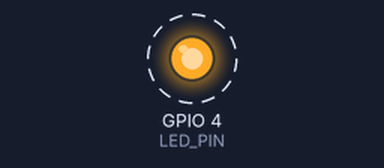
A sketch run on a simulated ESP32. Shown: output pins drawn as LEDs (lit = HIGH). Dashed ring = blinking. What the sketch prints to the serial monitor is not drawn.

Above: at 0.5 s.
Timing chart, 0 to 4.6 s (numbered marks = the images above):
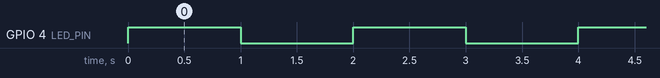

The sketch:

esp32_test.ino
```cpp
/*
 * ESP32 LED Blink Test
 * Upload this first to verify ESP32 toolchain works
 */

#define LED_PIN 4  // Flash LED on ESP32-CAM

void setup() {
  Serial.begin(115200);
  pinMode(LED_PIN, OUTPUT);
  Serial.println("ESP32 Ready!");
}

void loop() {
  digitalWrite(LED_PIN, HIGH);
  Serial.println("LED ON");
  delay(1000);

  digitalWrite(LED_PIN, LOW);
  Serial.println("LED OFF");
  delay(1000);
}
```

Measured:
- by itself, GPIO 4 (LED_PIN): alternates HIGH for 1.0 s and LOW for 1.0 s
